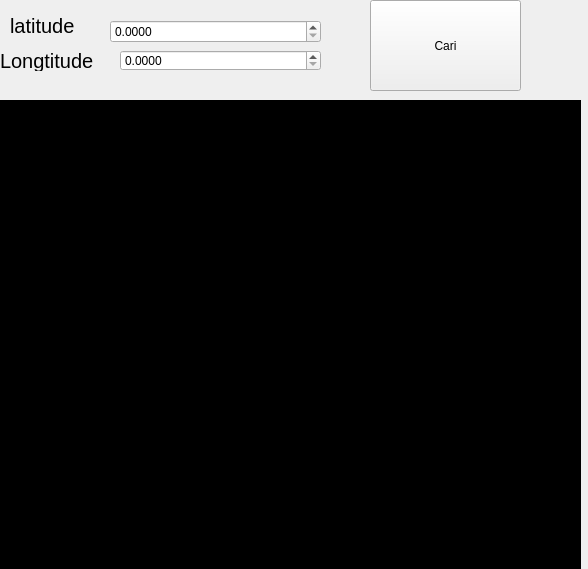
<?xml version="1.0" encoding="UTF-8"?>
<ui version="4.0">
 <class>Form</class>
 <widget class="QWidget" name="Form">
  <property name="geometry">
   <rect>
    <x>0</x>
    <y>0</y>
    <width>588</width>
    <height>569</height>
   </rect>
  </property>
  <property name="windowTitle">
   <string>Form</string>
  </property>
  <widget class="QLabel" name="latitude">
   <property name="geometry">
    <rect>
     <x>10</x>
     <y>10</y>
     <width>71</width>
     <height>31</height>
    </rect>
   </property>
   <property name="font">
    <font>
     <pointsize>15</pointsize>
    </font>
   </property>
   <property name="text">
    <string>latitude</string>
   </property>
  </widget>
  <widget class="QLabel" name="longtitude">
   <property name="geometry">
    <rect>
     <x>0</x>
     <y>50</y>
     <width>101</width>
     <height>21</height>
    </rect>
   </property>
   <property name="font">
    <font>
     <pointsize>15</pointsize>
    </font>
   </property>
   <property name="text">
    <string>Longtitude</string>
   </property>
  </widget>
  <widget class="QDoubleSpinBox" name="long_spinbox">
   <property name="geometry">
    <rect>
     <x>120</x>
     <y>50</y>
     <width>201</width>
     <height>21</height>
    </rect>
   </property>
   <property name="decimals">
    <number>4</number>
   </property>
  </widget>
  <widget class="QDoubleSpinBox" name="latitude_spinbox">
   <property name="geometry">
    <rect>
     <x>110</x>
     <y>20</y>
     <width>211</width>
     <height>23</height>
    </rect>
   </property>
   <property name="decimals">
    <number>4</number>
   </property>
  </widget>
  <widget class="QPushButton" name="pushButton">
   <property name="geometry">
    <rect>
     <x>370</x>
     <y>0</y>
     <width>151</width>
     <height>91</height>
    </rect>
   </property>
   <property name="text">
    <string>Cari</string>
   </property>
  </widget>
  <widget class="QLabel" name="label">
   <property name="geometry">
    <rect>
     <x>-2</x>
     <y>100</y>
     <width>591</width>
     <height>471</height>
    </rect>
   </property>
   <property name="autoFillBackground">
    <bool>false</bool>
   </property>
   <property name="text">
    <string/>
   </property>
  </widget>
  <widget class="QLabel" name="label_2">
   <property name="geometry">
    <rect>
     <x>0</x>
     <y>100</y>
     <width>581</width>
     <height>471</height>
    </rect>
   </property>
   <property name="styleSheet">
    <string notr="true">background-color:black</string>
   </property>
   <property name="text">
    <string/>
   </property>
  </widget>
 </widget>
 <resources/>
 <connections/>
</ui>
